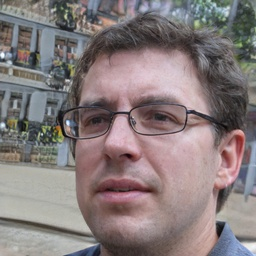
#> input picture Images/FakeFace2.jpg, 256 x 256 px, shrunk from 1024 x 1024 before the run
$ python ImageManipulator.py
#> lines starting #> are read from the running program, lines starting #| are printed output that depends on the picture
### EdgeDetector.py
import matplotlib.pyplot as plt
from PIL import Image
import numpy as np
from scipy import signal
import os

# Code adapted from
# adeveloperdiary.com/data-science/computer-vision/applying-gaussian-smoothing-to-an-image-using-python-from-scratch/

def convolve(image, kernel, average=False, verbose=False):

    y = image

    image_row, image_col = y.shape
    kernel_row, kernel_col = kernel.shape

    output = np.zeros(y.shape)

    pad_height = int((kernel_row - 1) / 2)
    pad_width = int((kernel_col - 1) / 2)

    padded_image = np.zeros((image_row + (2 * pad_height), image_col + (2 * pad_width)))

    padded_image[pad_height:padded_image.shape[0] - pad_height, pad_width:padded_image.shape[1] - pad_width] = y

    for row in range(image_row):
        for col in range(image_col):
            output[row, col] = np.sum(kernel * padded_image[row:row + kernel_row, col:col + kernel_col])
            if average:
                output[row, col] /= kernel.shape[0] * kernel.shape[1]

    if verbose:
        plt.imshow(output, cmap='gray')
        plt.title("Output Image using {}X{} Kernel".format(kernel_row, kernel_col))
        plt.show()

    return output


def dnorm(x, mu, sd):
    return 1 / (np.sqrt(2 * np.pi) * sd) * np.e ** (-np.power((x - mu) / sd, 2) / 2)

def gaussian_kernel(size, sigma=1, verbose=False):
    kernel_1D = np.linspace(-(size // 2), size // 2, size)
    for i in range(size):
        kernel_1D[i] = dnorm(kernel_1D[i], 0, sigma)
    kernel_2D = np.outer(kernel_1D.T, kernel_1D.T)

    kernel_2D *= 1.0 / kernel_2D.max()

    return kernel_2D

def gaussian_blur(image, kernel_size, sigma=2, verbose=False, optimize=True):
    kernel = gaussian_kernel(kernel_size, sigma=sigma, verbose=verbose)
    if optimize:
        return signal.convolve2d(image, kernel)
    return convolve(image, kernel, average=True, verbose=verbose)

def gradient_magnitude_direction(image, verbose=False):
    # Using a scharr kernel
    scharr = np.array([
        [47, 162, 47],
        [0, 0, 0],
        [-47, -162, -47]
    ])

    x = convolve(image, scharr)
    y = convolve(image, scharr.T)

    magnitude = np.sqrt(np.square(x) + np.square(y))
    magnitude *= 255.0 / magnitude.max()

    direction = np.arctan2(x, y)
    direction = np.rad2deg(direction)
    direction += 180

    if verbose:
        plt.imshow(direction, cmap="gray")
        plt.show()

    return magnitude, direction

def non_max_suppression(gradient_magnitude, gradient_direction, verbose=False):
    image_row, image_col = gradient_magnitude.shape
    output = np.zeros(gradient_magnitude.shape)

    PI = 180

    for row in range(1, image_row - 1):
        for col in range(1, image_col - 1):
            direction = gradient_direction[row, col]

            if (0 <= direction < PI / 8) or (15 * PI / 8 <= direction <= 2 * PI):
                before_pixel = gradient_magnitude[row, col - 1]
                after_pixel = gradient_magnitude[row, col + 1]

            elif (PI / 8 <= direction < 3 * PI / 8) or (9 * PI / 8 <= direction < 11 * PI / 8):
                before_pixel = gradient_magnitude[row + 1, col - 1]
                after_pixel = gradient_magnitude[row - 1, col + 1]

            elif (3 * PI / 8 <= direction < 5 * PI / 8) or (11 * PI / 8 <= direction < 13 * PI / 8):
                before_pixel = gradient_magnitude[row - 1, col]
                after_pixel = gradient_magnitude[row + 1, col]

            else:
                before_pixel = gradient_magnitude[row - 1, col - 1]
                after_pixel = gradient_magnitude[row + 1, col + 1]

            if gradient_magnitude[row, col] >= before_pixel and gradient_magnitude[row, col] >= after_pixel:
                output[row, col] = gradient_magnitude[row, col]

    if verbose:
        plt.imshow(output, cmap='gray')
        plt.title("Non Max Suppression")
        plt.show()

    return output


def threshold(image, low, high, weak=100, verbose=False):
    output = np.zeros(image.shape)
    strong = 255

    strong_row, strong_col = np.where(image >= high)
    weak_row, weak_col = np.where((image <= high) & (image >= low))

    output[strong_row, strong_col] = strong
    output[weak_row, weak_col] = weak

    if verbose:
        plt.imshow(output, cmap='gray')
        plt.title("threshold")
        plt.show()

    return output


def hysteresis(image, weak=100, verbose=False):
    image_row, image_col = image.shape
    top_to_bottom = image.copy()

    for row in range(1, image_row):
        for col in range(1, image_col):
            if top_to_bottom[row, col] == weak:
                if top_to_bottom[row, col + 1] == 255 or top_to_bottom[row, col - 1] == 255 or top_to_bottom[
                    row - 1, col] == 255 or top_to_bottom[
                    row + 1, col] == 255 or top_to_bottom[
                    row - 1, col - 1] == 255 or top_to_bottom[row + 1, col - 1] == 255 or top_to_bottom[
                    row - 1, col + 1] == 255 or top_to_bottom[
                    row + 1, col + 1] == 255:
                    top_to_bottom[row, col] = 255
                else:
                    top_to_bottom[row, col] = 0

    bottom_to_top = image.copy()

    for row in range(image_row - 1, 0, -1):
        for col in range(image_col - 1, 0, -1):
            if bottom_to_top[row, col] == weak:
                if bottom_to_top[row, col + 1] == 255 or bottom_to_top[row, col - 1] == 255 or bottom_to_top[
                    row - 1, col] == 255 or bottom_to_top[
                    row + 1, col] == 255 or bottom_to_top[
                    row - 1, col - 1] == 255 or bottom_to_top[row + 1, col - 1] == 255 or bottom_to_top[
                    row - 1, col + 1] == 255 or bottom_to_top[
                    row + 1, col + 1] == 255:
                    bottom_to_top[row, col] = 255
                else:
                    bottom_to_top[row, col] = 0

    right_to_left = image.copy()

    for row in range(1, image_row):
        for col in range(image_col - 1, 0, -1):
            if right_to_left[row, col] == weak:
                if right_to_left[row, col + 1] == 255 or right_to_left[row, col - 1] == 255 or right_to_left[
                    row - 1, col] == 255 or right_to_left[
                    row + 1, col] == 255 or right_to_left[
                    row - 1, col - 1] == 255 or right_to_left[row + 1, col - 1] == 255 or right_to_left[
                    row - 1, col + 1] == 255 or right_to_left[
                    row + 1, col + 1] == 255:
                    right_to_left[row, col] = 255
                else:
                    right_to_left[row, col] = 0

    left_to_right = image.copy()

    for row in range(image_row - 1, 0, -1):
        for col in range(1, image_col):
            if left_to_right[row, col] == weak:
                if left_to_right[row, col + 1] == 255 or left_to_right[row, col - 1] == 255 or left_to_right[
                    row - 1, col] == 255 or left_to_right[
                    row + 1, col] == 255 or left_to_right[
                    row - 1, col - 1] == 255 or left_to_right[row + 1, col - 1] == 255 or left_to_right[
                    row - 1, col + 1] == 255 or left_to_right[
                    row + 1, col + 1] == 255:
                    left_to_right[row, col] = 255
                else:
                    left_to_right[row, col] = 0

    final_image = top_to_bottom + bottom_to_top + right_to_left + left_to_right

    final_image[final_image > 255] = 255

    if verbose:
        plt.imshow(final_image, cmap='gray')
        plt.title("Hysteresis")
        plt.show()

    return final_image

def canny(imagestr, verbose=False, megaVerbose=False,
          kernel_size=15, sigma=5,
          low=2, high=5,
          size=None, optimize=True): # size = (x, y)

#> called with imagestr = 'Images/FakeFace2.jpg', verbose = False, megaVerbose = False, kernel_size = 15, sigma = 5, low = 2, high = 5, optimize = True
    image = Image.open(imagestr)
#> image is the input picture: PIL image 256x256 RGB; mean R, G, B 134.5, 123.3, 123.4
    if size:
        image = image.resize(size)
    image = image.convert("L")
#> image: PIL image 256x256 L

    y = np.asarray(image.getdata(), dtype=np.float64).reshape(image.size[1], image.size[0])

    blur = gaussian_blur(y, kernel_size=kernel_size, sigma=sigma, verbose=megaVerbose)
    mag, d = gradient_magnitude_direction(blur, verbose=megaVerbose)
#> call 2 of convolve, with kernel = array of shape (3, 3), average = False, verbose = False
#> after the loop in convolve (call 2), `for row in range(image_row):`:
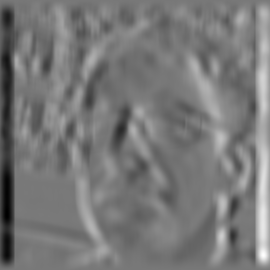
#> output: shape (270, 270) float64; min -1015629.1, max 1131239.1, mean -19.4; drawn with min black and max white
    nms = non_max_suppression(mag, d, verbose=megaVerbose)
#> after the loop in non_max_suppression, `for row in range(1, image_row - 1):`:
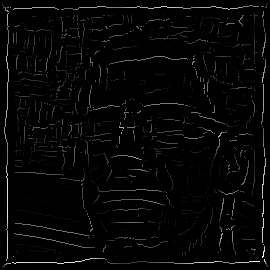
#> output: shape (270, 270) float64; min 0, max 255, mean 6.1
    thr = threshold(nms, low, high, verbose=megaVerbose)
#> in threshold, `strong_row, strong_col = np.where(image >= high)`: strong_row = 6064 values from 1 to 267; strong_col = 6064 values, max 268 at index 6062, min 2 at index 0, mean 130
#> in threshold, `weak_row, weak_col = np.where((image <= high) & (image >= low))`: weak_row = 211 values from 32 to 250; weak_col = 211 values, max 252 at index 1, min 16 at index 81, mean 75.58
    hys = hysteresis(thr, verbose=megaVerbose)
#> after the loop in hysteresis, `for row in range(1, image_row):`:
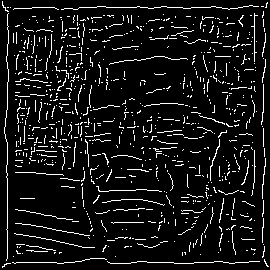
#> top_to_bottom: shape (270, 270) float64; 8.3% white in thin lines or dots
#> after the loop in hysteresis, `for row in range(image_row - 1, 0, -1):`:
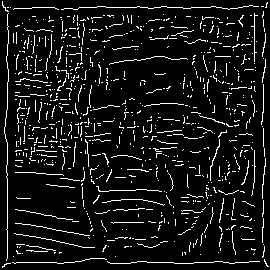
#> bottom_to_top: shape (270, 270) float64; 8.4% white in thin lines or dots
#> after the loop in hysteresis, `for row in range(1, image_row):`:
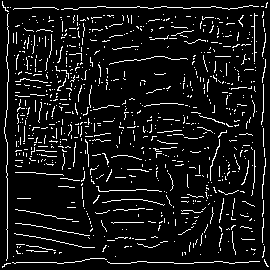
#> right_to_left: shape (270, 270) float64; 8.4% white in thin lines or dots
#> after the loop in hysteresis, `for row in range(image_row - 1, 0, -1):`:
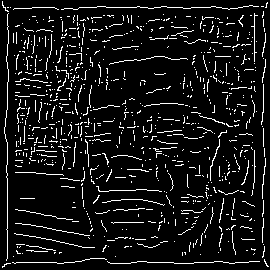
#> left_to_right: shape (270, 270) float64; 8.3% white in thin lines or dots

    im = Image.fromarray(np.asarray(hys, dtype=np.uint8), mode="L")
#> im: PIL image 270x270 L; 8.4% white in thin lines or dots

    # Crop away the padded edge
    amt = kernel_size // 2
    im = im.crop( (0 + amt, 0 + amt, im.size[0] - amt, im.size[1] - amt) )
#> im: PIL image 256x256 L; 8.7% white in thin lines or dots
    hys = hys[amt:-amt, amt:-amt]
#> hys: shape (256, 256) float64; 8.7% white in thin lines or dots

    im.save("EdgeDetector.png", "PNG")
    image.close()
    im.close()

    if verbose:
        fig, axs = plt.subplots(2, 3)
        axs[0, 0].imshow(y, cmap="gray")
        axs[0, 0].set_title("0 Original")
        axs[0, 1].imshow(blur, cmap="gray")
        axs[0, 1].set_title("1 Blur")
        axs[0, 2].imshow(mag, cmap="gray")
        axs[0, 2].set_title("2 Mag")
        axs[1, 0].imshow(nms, cmap="gray")
        axs[1, 0].set_title("3 Non Max Sup")
        axs[1, 1].imshow(thr, cmap="gray")
        axs[1, 1].set_title("4 Threshold")
        axs[1, 2].imshow(hys, cmap="gray")
        axs[1, 2].set_title("5 Hysteresis")
        plt.show()

    return hys


# [5 lines that do not run on import are left out]

    # plt.imshow(a, cmap="gray")
    # plt.show()

### DV.py
import matplotlib.pyplot as plt
import random
import math

def distance(p1, p2):
	return ( (p1[0] - p2[0])**2 + (p1[1] - p2[1])**2 )**0.5

def checkSharedEdge(ed, tris):
	# Count how many times edge appears in tris
	count = 0
	for tri in tris:
		for edge in tri.edges:
			if edge.equal(ed):
				count += 1
	return count

def orientation(p1, p2, p3):
	v = (p2[1] - p1[1]) * (p3[0] - p2[0]) - (p2[0] - p1[0]) * (p3[1] - p2[1])
	if v == 0: return 0
	if v > 0:
		return 1
	else:
		return 2

def polarAngle(A, B):  # param: (x, y)
	B = (B[0] - A[0], B[1] - A[1])
	return math.degrees(math.atan((B[1] / (B[0] + 0.001))))

# [18 lines left out: function findNeighbors, not called in this run]

class Triangle:
	def __init__(self, p1, p2, p3):
		self.p1 = tuple(p1)
		self.p2 = tuple(p2)
		self.p3 = tuple(p3)
		self.points = [p1, p2, p3]
		self.cc = [0, 0]
		self.ccr = 0
		self.edges = [Edge(p1, p2), Edge(p2, p3), Edge(p3, p1)]

		self._calculatecc()

	def __str__(self):
		return str((self.p1, self.p2, self.p3))

	def _calculatecc(self):  # Calculate circumcenter
		if (self.p1[0] == self.p2[0] == self.p3[0]) or (self.p1[1] == self.p2[1] == self.p3[1]):
			raise Exception("Can not calculate circumcenter for points on the same line")

		# Stolen directly from wikipedia
		D = 2 * (self.p1[0] * (self.p2[1] - self.p3[1]) + self.p2[0] * (self.p3[1] - self.p1[1]) + self.p3[0] * (
					self.p1[1] - self.p2[1]))
		self.cc[0] = (1 / D) * ((self.p1[0] ** 2 + self.p1[1] ** 2) * (self.p2[1] - self.p3[1]) + (
					self.p2[0] ** 2 + self.p2[1] ** 2) * (self.p3[1] - self.p1[1]) + (
											self.p3[0] ** 2 + self.p3[1] ** 2) * (self.p1[1] - self.p2[1]))
		self.cc[1] = (1 / D) * ((self.p1[0] ** 2 + self.p1[1] ** 2) * (self.p3[0] - self.p2[0]) + (
					self.p2[0] ** 2 + self.p2[1] ** 2) * (self.p1[0] - self.p3[0]) + (
											self.p3[0] ** 2 + self.p3[1] ** 2) * (self.p2[0] - self.p1[0]))
		self.ccr = ((self.p1[0] - self.cc[0]) ** 2 + (self.p1[1] - self.cc[1]) ** 2) ** 0.5

class Edge:
	def __init__(self, p1=(0,0), p2=(0,0) ):
		self.p1 = p1 if (p1 < p2) else p2
		self.p2 = p2 if (p2 >= p1) else p1
	def equal(self, edge):
		if self.p1 == edge.p1 and self.p2 == edge.p2:
			return True
		return False

class Delaunay:
	"""
	Given a pointList [(x, y), (x, y), ...]
	Generate a Delaunay data structure with the Bowyer-Watson Algorithm
	"""
	def __init__(self, pointList):
		self.pointList = pointList
		self.triangles = self._Triangulate()

	def _Triangulate(self):
		"""
		:return: A list of Triangle objects

		Implementation of the Bowyer-Watson triangulation for x, y > 0
		"""
		TR = (  # Find the top right most point
			max(self.pointList, key=lambda x: x[0])[0] + 1,
			max(self.pointList, key=lambda x: x[1])[1] + 1
		)

		# These points are added to simulate infinity for the voronoi dual graph
		ins = 7  # infinity scale factor
		self.pointList.append((TR[0] * ins, TR[1] * ins))  # TR
		self.pointList.append((TR[0] * ins, TR[1] * (-ins)))  # BR
		self.pointList.append((TR[0] * (-ins), TR[1] * (-ins)))  # BL
		self.pointList.append((TR[0] * (-ins), TR[1] * ins))  # TL

		triangulation = []  # Holds triangles
		s = 50  # super triangle scale factor
		# If this scale factor is not properly larger than the infinity scale factor,
		# the super triangle will not encapsulate the infinity points correctly and the circumcenter
		# for the infinity points will bug out

		# Create the 3 points for our super triangle, must also encapsulate infinity points
		st_bl = (TR[0] * (-s), TR[1] * (-s))
		st_tl = (TR[0] * (-s), TR[1] * s)
		st_r = (TR[0] * s, TR[1] / 2)

		superTri = Triangle(st_bl, st_tl, st_r)
		triangulation.append(superTri)
		for point in self.pointList:
			badTriangles = []
			for triangle in triangulation:
				if distance(point, triangle.cc) < triangle.ccr:
					badTriangles.append(triangle)
			polygon = []
			for triangle in badTriangles:
				for edge in triangle.edges:
					if checkSharedEdge(edge, badTriangles) == 1:
						polygon.append(edge)
			for triangle in badTriangles:
				triangulation.remove(triangle)
			for edge in polygon:
				try:
					newTri = Triangle((edge.p1[0], edge.p1[1]), (edge.p2[0], edge.p2[1]), (point[0], point[1]))
					triangulation.append(newTri)
				except:
					continue
		cleanup = []
		for tri in triangulation:
			if not (st_bl in tri.points or st_tl in tri.points or st_r in tri.points):
				cleanup.append(tri)
		return cleanup

class Voronoi:
	"""
	Given a pointList [(x,y), (x,y), ...]
	Generate a Voronoi data structure by first calculating the Delaunay Triangulation
	and using that to find the dual, the Voronoi Diagram.
	"""
	def __init__(self, pointList, triangulation = None):
		self.pointList = pointList
		self.Delaunay = triangulation
		if triangulation is None:
			self.Delaunay = Delaunay(pointList)

		self.triangles = self.Delaunay.triangles
		self.simplices = self._makeVoronoiCells()

	def _makeVoronoiCells(self):
		"""
		Return a list containing VoronoiCell objects
		"""
		regions = self._identifyVoronoiRegions()
		cells = []

		for region in regions:
			node = region.pop()
			VoronoiPointList = 0
			for tri in region:
				# Get the center of the cell and the vertices of it
				VoronoiPointList = [t.cc for t in region]
			cells.append(VoronoiCell(VoronoiPointList, node))
		return cells

	def _identifyVoronoiRegions(self):
		"""
		Return a 2D list containing the triangles that make each voronoi region (unordered).
		The last part of each list is the shared point for all of the triangles
		that make up that region
		"""
		vcells = []

		for point in self.pointList:
			l = []
			for tri in self.triangles:
				if point in tri.points:
					l.append(tri)
			l.append(point)  # to determine what the shared point is
			vcells.append(l)

		return vcells

class VoronoiCell:
	def __init__(self, pointList, node):
		self.pointList = pointList
		self.edges = self._calculateEdges()
		self.node = node

	def _calculateEdges(self):
		"""
		The cell has vertices associated with it, but not edges, and the vertices aren't
		sorted so it's not as easy as just connecting them. To make the cell walls, we'll
		be using the Graham Scan algorithm which procudes a convex hull given a set of points.
		"""

		f = self._grahamScan()
		self.pointList = f
		edges = []
		for i in range(len(f) - 1):
			edges.append(Edge(f[i], f[i+1]))
		edges.append((f[-1], f[0]))

		return edges

	def _grahamScan(self):
		stack = []

		P0 = min(self.pointList, key=lambda x: x[1])
		c = [x for x in self.pointList if x[1] == P0[1]]
		P0 = min(c)

		# Sorts by polar angle primarily, then distance secondarily
		p = sorted( self.pointList, key = lambda x: (polarAngle(P0, x), distance(P0, x)) )

		for point in p:
			while len(stack) > 1 and orientation(stack[-2], stack[-1], point) < 0:
				stack.pop()
			stack.append(point)
		return stack


# [24 lines left out: functions plotVoronoiRegions, plotTriangles, not called in this run]


# [6 lines that do not run on import are left out]

### ImageManipulator.py
import EdgeDetector as ed
import DV
from PIL import Image, ImageDraw
import random
import time
import os

if __name__ == "__main__":
    t = time.time()

    iname = os.path.join(os.path.dirname(__file__), "Images/FakeFace2.jpg")

    a = ed.canny(iname, low=2, high=5, sigma=5, kernel_size=15)
    print("Fin canny", time.time() - t)

    white = []
    for ir, row in enumerate(a):
        for ic, col in enumerate(row):
            if col > 200:
                white.append((ic, ir))
#> after the loop, white = 5731 pairs, first value 0 to 255, second value 0 to 255

    print("Points assigned", time.time() - t)

    print(len(white))
#| 5731
    white = random.choices(white, k=int(len(white) / 10))
#> white = 573 pairs, first value 0 to 255, second value 0 to 255
    print(len(white))
#| 573
    print("Points removed", time.time() - t)
    v = DV.Voronoi(white)
#> in __init__, `self.pointList = pointList`: self.pointList has the same summary as white outside __init__
#> in _Triangulate, `TR = (`: TR = (256, 256)
#> in _Triangulate, `st_bl = (TR[0] * (-s), TR[1] * (-s))`: st_bl = (-12800, -12800)
#> in _Triangulate, `st_tl = (TR[0] * (-s), TR[1] * s)`: st_tl = (-12800, 12800)
#> in _Triangulate, `st_r = (TR[0] * s, TR[1] / 2)`: st_r = (12800, 128)
#> in __init__, `self.p1 = tuple(p1)`: self.p1 = (-12800, -12800)
#> in __init__, `self.p2 = tuple(p2)`: self.p2 = (-12800, 12800)
#> in __init__, `self.p3 = tuple(p3)`: self.p3 = (12800, 128)
#> in __init__, `self.points = [p1, p2, p3]`: self.points = [(-12800, -12800), (-12800, 12800), (12800, 128)]
#> in _calculatecc, `D = 2 * (self.p1[0] * (self.p2[1] - self.p3[1]) + self.p2[0] * (self.p..`: D = -1.31e+09
#> in _calculatecc, `self.ccr = ((self.p1[0] - self.cc[0]) ** 2 + (self.p1[1] - self.cc[1])..`: self.ccr = 16000.2
#> the loop in _Triangulate, `for point in self.pointList:` made 577 passes
#> point on passes 11 to 13: (109, 231), (219, 123), (189, 67)
#> the loop in _identifyVoronoiRegions, `for point in self.pointList:` made 577 passes
#> point on passes 1 to 3: (204, 212), (199, 186), (28, 104)
    print ("Voronoi", time.time() - t)


    with Image.open(iname) as refImg:
        # See if the white points are working correctly
        with Image.new("RGB", refImg.size, (20, 20, 20)) as test:
#> test: PIL image 256x256 RGB; every value is 20
            d = ImageDraw.Draw(test)
            for point in white:
                d.point(point, fill=(255, 255, 255))
#> this loop made 577 passes
            test.save("Points.png", "PNG")

        with Image.new("RGB", refImg.size, (0, 0, 0)) as newImg:

#> newImg: PIL image 256x256 RGB; every value is 0
            draw = ImageDraw.Draw(newImg)
            for triangle in v.triangles:
                try:
                    center = (
                        (triangle.points[0][0] + triangle.points[1][0] + triangle.points[2][0]) / 3,
                        (triangle.points[0][1] + triangle.points[1][1] + triangle.points[2][1]) / 3
                    )
                    color = refImg.getpixel(center)
                except IndexError:
                    color = (0, 0, 0)

                draw.polygon(triangle.points, fill=color, outline=color)

            newImg.save("Output.bmp", "BMP")
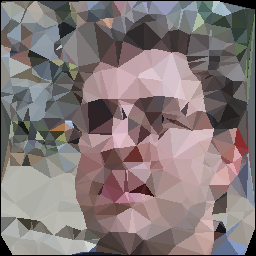
#> saved as Output.bmp: PIL image 256x256 RGB; mean R, G, B 131.7, 120.4, 120.4

$ run again, with Images/FakeFace.jpg copied over Images/FakeFace2.jpg
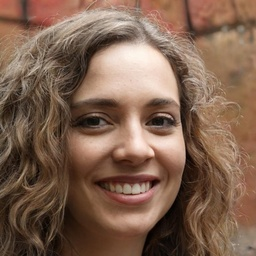
#> input picture Images/FakeFace.jpg, 256 x 256 px, shrunk from 735 x 734 before the run
#> in canny, image is the input picture: PIL image 256x256 RGB; mean R, G, B 127.3, 97.8, 79.3
#> image: PIL image 256x256 L
#> strong_row = 5898 values from 2 to 268; strong_col = 5898 values, max 268 at index 2, min 2 at index 0, mean 132.1
#> weak_row = 19 values from 57 to 254; weak_col = 19 values, max 254 at index 5, min 28 at index 0, mean 209.6
#> in canny, `im = im.crop( (0 + amt, 0 + amt, im.size[0] - amt, im.size[1] - amt) )`:
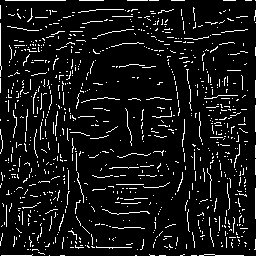
#> im: PIL image 256x256 L; 8.3% white in thin lines or dots
#> hys: shape (256, 256) float64; 8.3% white in thin lines or dots
#> after the loop `for ir, row in enumerate(a):`: white = 5420 pairs, first value 0 to 255, second value 0 to 255
#| 5420
#> `white = random.choices(white, k=int(len(white) / 10))`: white = 542 pairs, first value 0 to 255, second value 0 to 255
#| 542
#> self.pointList has the same summary as white outside __init__
#> TR = (256, 256)
#> st_bl = (-12800, -12800)
#> st_tl = (-12800, 12800)
#> st_r = (12800, 128)
#> in __init__, `self.p1 = tuple(p1)`: self.p1 = (-12800, -12800)
#> in __init__, `self.p2 = tuple(p2)`: self.p2 = (-12800, 12800)
#> self.p3 = (12800, 128)
#> self.points = [(-12800, -12800), (-12800, 12800), (12800, 128)]
#> D = -1.31e+09
#> in _calculatecc, `self.ccr = ((self.p1[0] - self.cc[0]) ** 2 + (self.p1[1] - self.cc[1])..`: self.ccr = 16000.2
#> the loop in _Triangulate, `for point in self.pointList:` made 546 passes
#> point on passes 11 to 13: (159, 234), (129, 130), (9, 76)
#> the loop in _identifyVoronoiRegions, `for point in self.pointList:` made 546 passes
#> point on passes 1 to 3: (240, 217), (210, 194), (213, 110)
#> test: PIL image 256x256 RGB; every value is 20
#> the loop `for point in white:` made 546 passes
#> newImg: PIL image 256x256 RGB; every value is 0
#> `newImg.save("Output.bmp", "BMP")`:
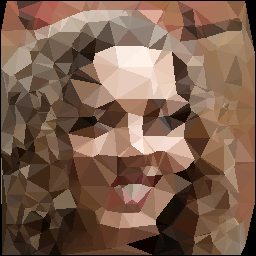
#> saved as Output.bmp: PIL image 256x256 RGB; mean R, G, B 124.4, 95.8, 78
